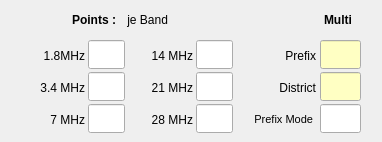
   <widget class="QWidget" name="tab_2">
    <attribute name="title">
     <string>Rule 3</string>
    </attribute>
    <widget class="QLineEdit" name="wPoint3A">
     <property name="geometry">
      <rect>
       <x>88</x>
       <y>40</y>
       <width>37</width>
       <height>29</height>
      </rect>
     </property>
     <property name="focusPolicy">
      <enum>Qt::NoFocus</enum>
     </property>
     <property name="alignment">
      <set>Qt::AlignCenter</set>
     </property>
    </widget>
    <widget class="QLineEdit" name="wPoint3B">
     <property name="geometry">
      <rect>
       <x>88</x>
       <y>72</y>
       <width>37</width>
       <height>29</height>
      </rect>
     </property>
     <property name="focusPolicy">
      <enum>Qt::NoFocus</enum>
     </property>
     <property name="alignment">
      <set>Qt::AlignCenter</set>
     </property>
    </widget>
    <widget class="QLineEdit" name="wPoint3C">
     <property name="geometry">
      <rect>
       <x>88</x>
       <y>104</y>
       <width>37</width>
       <height>29</height>
      </rect>
     </property>
     <property name="focusPolicy">
      <enum>Qt::NoFocus</enum>
     </property>
     <property name="alignment">
      <set>Qt::AlignCenter</set>
     </property>
    </widget>
    <widget class="QLineEdit" name="wPoint3D">
     <property name="geometry">
      <rect>
       <x>196</x>
       <y>40</y>
       <width>37</width>
       <height>29</height>
      </rect>
     </property>
     <property name="focusPolicy">
      <enum>Qt::NoFocus</enum>
     </property>
     <property name="alignment">
      <set>Qt::AlignCenter</set>
     </property>
    </widget>
    <widget class="QLineEdit" name="wPoint3E">
     <property name="geometry">
      <rect>
       <x>196</x>
       <y>72</y>
       <width>37</width>
       <height>29</height>
      </rect>
     </property>
     <property name="focusPolicy">
      <enum>Qt::NoFocus</enum>
     </property>
     <property name="alignment">
      <set>Qt::AlignCenter</set>
     </property>
    </widget>
    <widget class="QLineEdit" name="wPoint3F">
     <property name="geometry">
      <rect>
       <x>196</x>
       <y>104</y>
       <width>37</width>
       <height>29</height>
      </rect>
     </property>
     <property name="focusPolicy">
      <enum>Qt::NoFocus</enum>
     </property>
     <property name="alignment">
      <set>Qt::AlignCenter</set>
     </property>
    </widget>
    <widget class="QLineEdit" name="wMulti3A">
     <property name="geometry">
      <rect>
       <x>320</x>
       <y>40</y>
       <width>41</width>
       <height>29</height>
      </rect>
     </property>
     <property name="palette">
      <palette>
       <active>
        <colorrole role="Base">
         <brush brushstyle="SolidPattern">
          <color alpha="255">
           <red>255</red>
           <green>255</green>
           <blue>195</blue>
          </color>
         </brush>
        </colorrole>
       </active>
       <inactive>
        <colorrole role="Base">
         <brush brushstyle="SolidPattern">
          <color alpha="255">
           <red>255</red>
           <green>255</green>
           <blue>195</blue>
          </color>
         </brush>
        </colorrole>
       </inactive>
       <disabled>
        <colorrole role="Base">
         <brush brushstyle="SolidPattern">
          <color alpha="255">
           <red>244</red>
           <green>244</green>
           <blue>244</blue>
          </color>
         </brush>
        </colorrole>
       </disabled>
      </palette>
     </property>
     <property name="focusPolicy">
      <enum>Qt::NoFocus</enum>
     </property>
     <property name="alignment">
      <set>Qt::AlignCenter</set>
     </property>
    </widget>
    <widget class="QLineEdit" name="wMulti3B">
     <property name="geometry">
      <rect>
       <x>320</x>
       <y>72</y>
       <width>41</width>
       <height>29</height>
      </rect>
     </property>
     <property name="palette">
      <palette>
       <active>
        <colorrole role="Base">
         <brush brushstyle="SolidPattern">
          <color alpha="255">
           <red>255</red>
           <green>255</green>
           <blue>195</blue>
          </color>
         </brush>
        </colorrole>
       </active>
       <inactive>
        <colorrole role="Base">
         <brush brushstyle="SolidPattern">
          <color alpha="255">
           <red>255</red>
           <green>255</green>
           <blue>195</blue>
          </color>
         </brush>
        </colorrole>
       </inactive>
       <disabled>
        <colorrole role="Base">
         <brush brushstyle="SolidPattern">
          <color alpha="255">
           <red>244</red>
           <green>244</green>
           <blue>244</blue>
          </color>
         </brush>
        </colorrole>
       </disabled>
      </palette>
     </property>
     <property name="focusPolicy">
      <enum>Qt::NoFocus</enum>
     </property>
     <property name="alignment">
      <set>Qt::AlignCenter</set>
     </property>
    </widget>
    <widget class="QLabel" name="label_14">
     <property name="geometry">
      <rect>
       <x>60</x>
       <y>12</y>
       <width>56</width>
       <height>15</height>
      </rect>
     </property>
     <property name="font">
      <font>
       <weight>75</weight>
       <bold>true</bold>
      </font>
     </property>
     <property name="text">
      <string>Points :</string>
     </property>
     <property name="alignment">
      <set>Qt::AlignRight|Qt::AlignTrailing|Qt::AlignVCenter</set>
     </property>
    </widget>
    <widget class="QLabel" name="label_15">
     <property name="geometry">
      <rect>
       <x>324</x>
       <y>12</y>
       <width>49</width>
       <height>16</height>
      </rect>
     </property>
     <property name="font">
      <font>
       <weight>75</weight>
       <bold>true</bold>
      </font>
     </property>
     <property name="text">
      <string>Multi</string>
     </property>
    </widget>
    <widget class="QLabel" name="labelPoint3A">
     <property name="geometry">
      <rect>
       <x>8</x>
       <y>48</y>
       <width>77</width>
       <height>15</height>
      </rect>
     </property>
     <property name="text">
      <string>1.8MHz</string>
     </property>
     <property name="alignment">
      <set>Qt::AlignRight|Qt::AlignTrailing|Qt::AlignVCenter</set>
     </property>
    </widget>
    <widget class="QLabel" name="labelPoint3B">
     <property name="geometry">
      <rect>
       <x>8</x>
       <y>80</y>
       <width>77</width>
       <height>15</height>
      </rect>
     </property>
     <property name="text">
      <string>3.4 MHz</string>
     </property>
     <property name="alignment">
      <set>Qt::AlignRight|Qt::AlignTrailing|Qt::AlignVCenter</set>
     </property>
    </widget>
    <widget class="QLabel" name="labelPoint3C">
     <property name="geometry">
      <rect>
       <x>8</x>
       <y>112</y>
       <width>77</width>
       <height>15</height>
      </rect>
     </property>
     <property name="text">
      <string>7 MHz</string>
     </property>
     <property name="alignment">
      <set>Qt::AlignRight|Qt::AlignTrailing|Qt::AlignVCenter</set>
     </property>
    </widget>
    <widget class="QLabel" name="labelPoint3D">
     <property name="geometry">
      <rect>
       <x>128</x>
       <y>48</y>
       <width>65</width>
       <height>15</height>
      </rect>
     </property>
     <property name="text">
      <string>14 MHz</string>
     </property>
     <property name="alignment">
      <set>Qt::AlignRight|Qt::AlignTrailing|Qt::AlignVCenter</set>
     </property>
    </widget>
    <widget class="QLabel" name="labelPoint3E">
     <property name="geometry">
      <rect>
       <x>128</x>
       <y>80</y>
       <width>65</width>
       <height>15</height>
      </rect>
     </property>
     <property name="text">
      <string>21 MHz</string>
     </property>
     <property name="alignment">
      <set>Qt::AlignRight|Qt::AlignTrailing|Qt::AlignVCenter</set>
     </property>
    </widget>
    <widget class="QLabel" name="labelPoint3F">
     <property name="geometry">
      <rect>
       <x>132</x>
       <y>112</y>
       <width>61</width>
       <height>15</height>
      </rect>
     </property>
     <property name="text">
      <string>28 MHz</string>
     </property>
     <property name="alignment">
      <set>Qt::AlignRight|Qt::AlignTrailing|Qt::AlignVCenter</set>
     </property>
    </widget>
    <widget class="QLabel" name="labelMulti3A">
     <property name="geometry">
      <rect>
       <x>260</x>
       <y>48</y>
       <width>56</width>
       <height>15</height>
      </rect>
     </property>
     <property name="text">
      <string>Prefix</string>
     </property>
     <property name="alignment">
      <set>Qt::AlignRight|Qt::AlignTrailing|Qt::AlignVCenter</set>
     </property>
    </widget>
    <widget class="QLabel" name="labelMulti3B">
     <property name="geometry">
      <rect>
       <x>260</x>
       <y>80</y>
       <width>56</width>
       <height>15</height>
      </rect>
     </property>
     <property name="text">
      <string>District</string>
     </property>
     <property name="alignment">
      <set>Qt::AlignRight|Qt::AlignTrailing|Qt::AlignVCenter</set>
     </property>
    </widget>
    <widget class="QLabel" name="labelHeader">
     <property name="geometry">
      <rect>
       <x>124</x>
       <y>12</y>
       <width>149</width>
       <height>16</height>
      </rect>
     </property>
     <property name="text">
      <string> je Band</string>
     </property>
    </widget>
    <widget class="QLabel" name="label_34">
     <property name="geometry">
      <rect>
       <x>240</x>
       <y>112</y>
       <width>73</width>
       <height>15</height>
      </rect>
     </property>
     <property name="font">
      <font>
       <pointsize>8</pointsize>
      </font>
     </property>
     <property name="text">
      <string>Prefix Mode</string>
     </property>
     <property name="alignment">
      <set>Qt::AlignRight|Qt::AlignTrailing|Qt::AlignVCenter</set>
     </property>
    </widget>
    <widget class="QLineEdit" name="wPrefMode3">
     <property name="geometry">
      <rect>
       <x>320</x>
       <y>104</y>
       <width>41</width>
       <height>29</height>
      </rect>
     </property>
     <property name="focusPolicy">
      <enum>Qt::NoFocus</enum>
     </property>
     <property name="alignment">
      <set>Qt::AlignCenter</set>
     </property>
    </widget>
   </widget>
